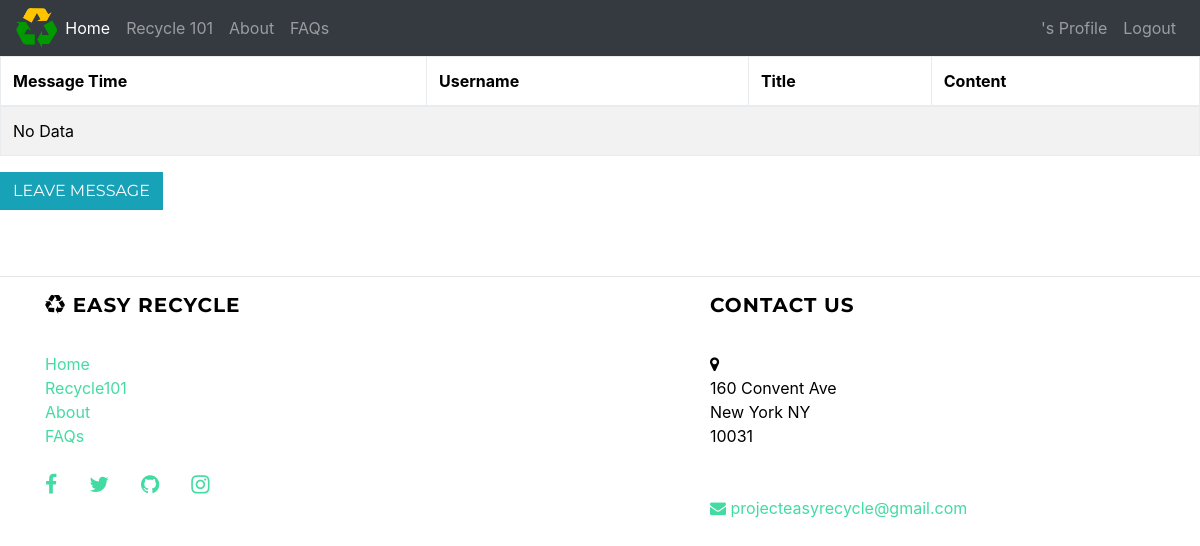
The app's page /feedback/ (signed in), older data.
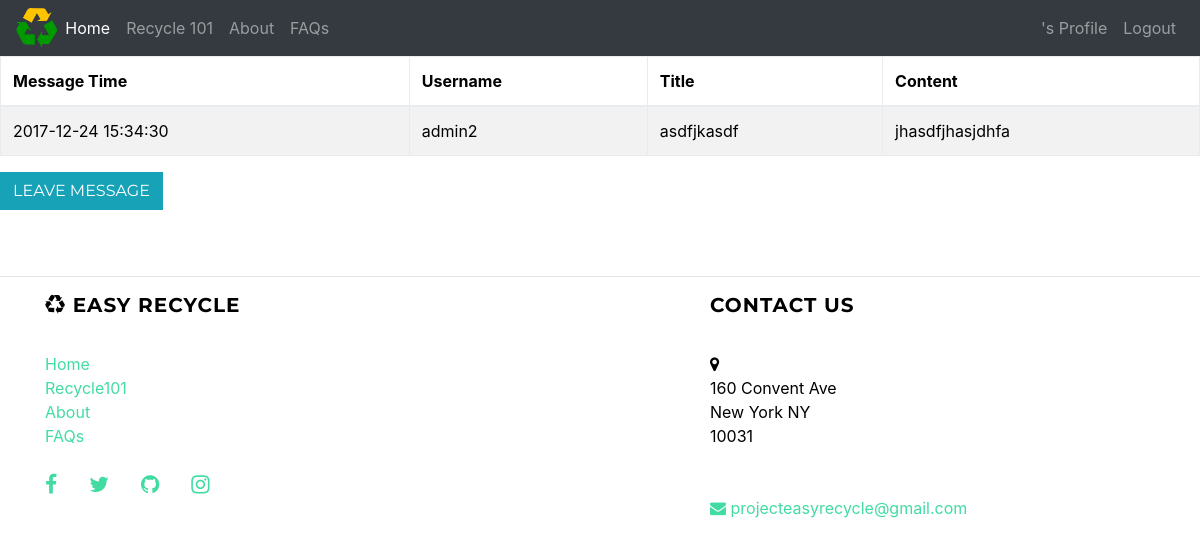
The same page, newer data.
### guestbook/models.py (models this page shows, shortened)
class Message(models.Model):
    username=models.CharField(max_length=256)
    title=models.CharField(max_length=512)
    content=models.TextField(max_length=256)
    publish=models.DateTimeField()

### guestbook/views.py (the view)
# urls.py: url(r'^feedback/',views.feedback,name='feedback'),
def feedback(request):
    messages = models.Message.objects.filter(username=request.user.username).values()
    return render(request, 'guestbook/feedback.html', {'messages' : messages})

### guestbook/templates/guestbook/feedback.html
{% extends "mainRecycleApp/header.html" %}
{% block body %}
<table class="table table-striped table-bordered table-hover table-condensed">
            <thead>
                <tr class="danger">
                    <th>Message Time</th>
                    <th>Username</th>
                    <th>Title</th>
                    <th>Content</th>
                </tr>
            </thead>
            <tbody>
                {% if messages %}
                    {% for message in messages %}
                        <tr class="{% cycle 'active' 'success' 'warning' 'info' %}">
                            <td>{{ message.publish|date:'Y-m-d H:i:s' }}</td>
                            <td>{{ message.username }}</td>
                            <td>{{ message.title }}</td>
                            <td>{{ message.content }}</td>
                        </tr>
                    {% endfor %}
                {% else %}
                    <tr>
                        <td colspan="4">No Data</td>
                    </tr>
                {% endif %}
            </tbody>
        </table>
        <a class="btn btn-xs btn-info" href="/guestbook/create/">Leave Message</a>
{% endblock body %}

### mainRecycleApp/templates/mainRecycleApp/header.html (shortened to what this page needs)
<!DOCTYPE html>
<html>
<head>
		{% load static %}
		<link rel="stylesheet" href="{% static "css/bootstrap.min.css" %}">
		<link rel="stylesheet" href="{% static "css/jquery-ui.min.css" %}">
		<link rel="stylesheet" href="{% static "css/jquery-ui.structure.min.css" %}">
		<link rel="stylesheet" href="{% static "css/jquery-ui.theme.min.css" %}">
		<link rel = "stylesheet" href = "{% static "css/style.css" %}">
		<link href="{% static "css/font-awesome.min.css" %}" rel="stylesheet" type="text/css">
	   	<link href="{% static "css/grayscale.css" %}" rel="stylesheet">
</head>
<body>
  <div>
  <nav class="navbar navbar-expand-lg navbar-dark bg-dark bg-custom-navbar">
  <img id="logo-png" src="{% static "img/logo2.png" %}" style="max-height : 40px; width:auto;" class="">
  <div class="collapse navbar-collapse" id="navbarSupportedContent">
    <ul class="navbar-nav mr-auto">
      <li class="nav-item active">
        <a class="nav-link" href="/">Home <span class="sr-only">(current)</span></a>
      </li>
      <li class="nav-item ">
        <a class="nav-link" href="/recycle101">Recycle 101</a>
      </li>
      <li class="nav-item ">
        <a class="nav-link" href="/about">About</a>
      </li>
      <li class="nav-item ">
        <a class="nav-link" href="/faqs">FAQs</a>
      </li>
    </ul>
		<ul class="nav navbar-nav navbar-right">
			{% if request.user.is_anonymous != True %}
			<li class="nav-item"><a class="nav-link" href="/profile">{{request.user.first_name}}'s Profile</a></li>
			<li class="nav-item"><a class="nav-link" id="logout" href="#">Logout</a></li>
			{% else %}
			<li class="nav-item"><a class="nav-link" href="/signup"><span class="glyphicon glyphicon-user"></span>Signup</a></li>
			<li class='nav-item'><a class="nav-link" href="/login"><span class="glyphicon glyphicon-log-in"></span>Login</a></li>
			{% endif %}
		</ul>
  </div>
</nav>
		{%block body%}
		{%endblock%}
	</div>
</body>
<footer class="footer">
<hr>
    <div class="container">
        <div class="row">
            <div class="col-md-5">
                <h5><i class="fa fa-recycle"></i> Easy Recycle </h5>
                <div class="row">
                    <div class="col-6">
                        <ul class="list-unstyled">
                            <li><a href="/">Home</a></li>
                            <li><a href="/recycle101">Recycle101</a></li>
                            <li><a href="/about">About</a></li>
                            <li><a href="/faqs">FAQs</a></li>
                        </ul>
                    </div>
                    <div class="col-6">
                    </div>
                </div>
                <ul class="nav">
                    <li class="nav-item"><a href="/" class="nav-link pl-0"><i class="fa fa-facebook fa-lg"></i></a></li>
                    <li class="nav-item"><a href="/" class="nav-link"><i class="fa fa-twitter fa-lg"></i></a></li>
                    <li class="nav-item"><a href="/" class="nav-link"><i class="fa fa-github fa-lg"></i></a></li>
                    <li class="nav-item"><a href="/" class="nav-link"><i class="fa fa-instagram fa-lg"></i></a></li>
                </ul>
                <br>
            </div>
            <div class="col-md-2">
            </div>
            <div class="col-md-5">
              <h5 class="">Contact Us</h5>
              <i class="fa fa-map-marker"></i><br>
              160 Convent Ave <br>
              New York NY <br>
              10031 <br><br><br>
              <a href="mailto:projecteasyrecycle@gmail.com"><i class="fa fa-envelope"></i> projecteasyrecycle@gmail.com</a>
            </div>
        </div>
    </div>
</footer>
</html>

### static/css/style.css (style rules this page uses)
body { background: #f5f5f5; }

### static/css/grayscale.css (style rules this page uses)
body { width: 100%; height: 100%; color: black; background-color: white; }
html { width: 100%; height: 100%; }
h1, h2, h3, h4, h5, h6 { margin: 0 0 35px; text-transform: uppercase; font-family: "Montserrat", "Helvetica Neue", Helvetica, Arial, sans-serif; font-weight: 700; letter-spacing: 1px; }
a { color: #42DCA3; -webkit-transition: all 0.2s ease-in-out; -moz-transition: all 0.2s ease-in-out; transition: all 0.2s ease-in-out; }
.btn { text-transform: uppercase; font-family: "Montserrat", "Helvetica Neue", Helvetica, Arial, sans-serif; font-weight: 400; -webkit-transition: all 0.3s ease-in-out; -moz-transition: all 0.3s ease-in-out; transition: all 0.3s ease-in-out; border-radius: 0; }
footer { padding: 50px 0; }
body { webkit-tap-highlight-color: rgba(255, 255, 255, 0.2); }

### mainRecycleApp/templates/mainRecycleApp/header.html (style rules this page uses)
.bg-custom-navbar { background-color: #FFFFFF; }

Row changes from the older to the newer data that the page shows:
added Message: publish "2017-12-24 15:34:30", username "admin2", title "asdfjkasdf", content "jhasdfjhasjdhfa"
Text that changed along with them:
text no longer shown: "No Data"
